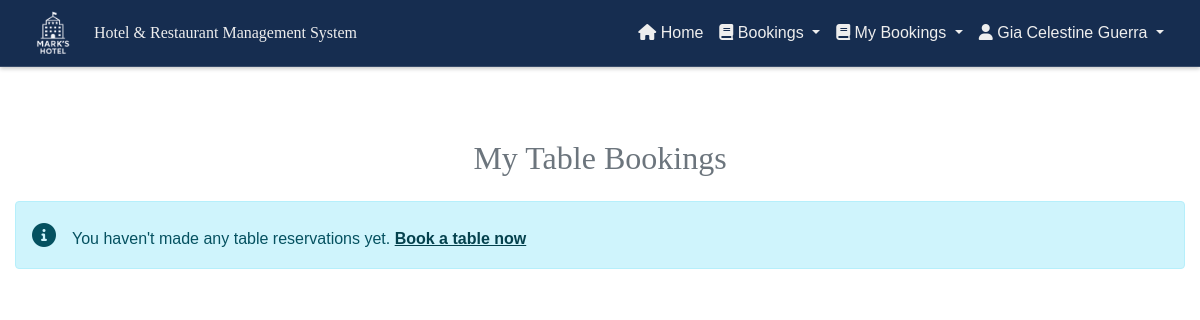
Before: /public/tableBookings.php (signed in) with the older database file.
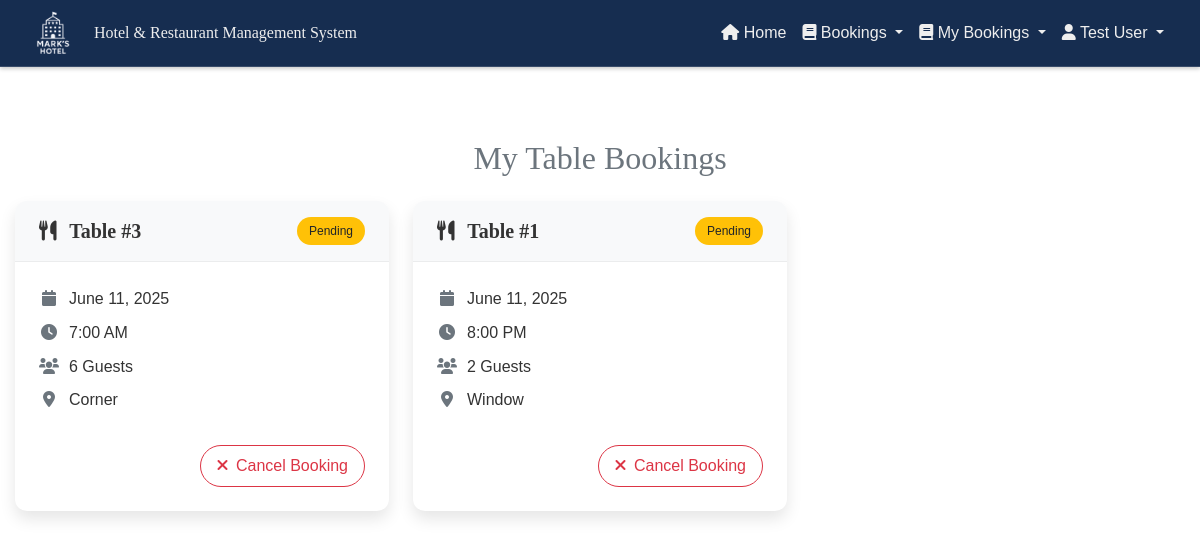
After: the same page with the newer database file.
### tables this page shows
CREATE TABLE `table_reservations` (
  `reservation_id` int(11) NOT NULL,
  `table_id` int(11) NOT NULL,
  `reservation_date` date NOT NULL,
  `time_slot` time NOT NULL,
  `guest_count` int(11) NOT NULL,
  `special_requests` text DEFAULT NULL,
  `user_id` int(11) NOT NULL,
  `status` enum('pending','done') DEFAULT 'pending'
);

CREATE TABLE `restaurant_tables` (
  `table_id` int(11) NOT NULL,
  `table_number` int(11) NOT NULL,
  `capacity` int(11) NOT NULL,
  `position_x` int(11) NOT NULL,
  `position_y` int(11) NOT NULL,
  `location` varchar(255) NOT NULL
);

### controllers/fetchTableReservations.php (called while the page is built, shortened)
<?php
function getTableBookings($con, $user_id) {
    try {
        $query = "SELECT
            tr.reservation_id,
            tr.reservation_date,
            tr.time_slot,
            tr.guest_count,
            tr.special_requests,
            tr.status,
            rt.table_number,
            rt.capacity,
            rt.location
        FROM table_reservations tr
        JOIN restaurant_tables rt ON tr.table_id = rt.table_id
        WHERE tr.user_id = ?
        ORDER BY tr.reservation_date DESC, tr.time_slot ASC";
        $stmt = mysqli_prepare($con, $query);
        mysqli_stmt_bind_param($stmt, "i", $user_id);
        mysqli_stmt_execute($stmt);
        $result = mysqli_stmt_get_result($stmt);
        return mysqli_fetch_all($result, MYSQLI_ASSOC);
    } catch (Exception $e) {
        $_SESSION['error'] = "Error fetching bookings: " . $e->getMessage();
        return [];
    }
}
function getStatusBadgeClass($status) {
    switch(strtolower($status)) {
        case 'pending':
            return 'bg-warning text-dark';
    }
}
?>

### public/tableBookings.php (the view, shortened to what this page needs)
<?php
include '../components/config.php';
include '../controllers/fetchTableReservations.php';
$user_id = $_SESSION['user_id'];
$bookings = getTableBookings($con, $user_id);
?>
<!DOCTYPE html>
<html lang="en">
<head>
    <link href="https://cdn.jsdelivr.net/npm/bootstrap@5.0.2/dist/css/bootstrap.min.css" rel="stylesheet">
    <link rel="stylesheet" href="https://cdnjs.cloudflare.com/ajax/libs/font-awesome/6.0.0-beta3/css/all.min.css" />
    <link rel="stylesheet" href="../css/customAdminHeader.css">
    <link rel="stylesheet" href="../css/clientNavbar.css">
    <link rel="stylesheet" href="../css/home.css">
    <link rel="stylesheet" href="../css/tableBooking.css">
    <link rel="stylesheet" href="https://unpkg.com/swiper/swiper-bundle.min.css">
</head>
<body>
    <?php include '../components/header.php'; ?>
    <div class="container mt-5">
        <h2 class="mb-4 mt-4 text-center card-title text-muted">My Table Bookings</h2>
        <div class="row g-4">
            <?php if (!empty($bookings)): ?>
                <?php foreach ($bookings as $booking): ?>
                    <div class="col-md-6 col-lg-4">
                        <div class="booking-card card h-100">
                            <div class="card-header-custom py-3 px-4 d-flex justify-content-between align-items-center">
                                <h5 class="mb-0 fw-bold">
                                    <i class="fas fa-utensils me-2"></i>
                                    Table #<?php echo htmlspecialchars($booking['table_number']); ?>
                                </h5>
                                <span class="status-badge badge <?php echo getStatusBadgeClass($booking['status']); ?>">
                                    <?php echo ucfirst(htmlspecialchars($booking['status'])); ?>
                                </span>
                            </div>
                            <div class="card-body p-4">
                                <div class="booking-details">
                                    <div class="booking-detail">
                                        <span class="table-icon"><i class="fas fa-calendar"></i></span>
                                        <span class="fw-medium"><?php echo date('F j, Y', strtotime($booking['reservation_date'])); ?></span>
                                    </div>
                                    <div class="booking-detail">
                                        <span class="table-icon"><i class="fas fa-clock"></i></span>
                                        <span><?php echo date('g:i A', strtotime($booking['time_slot'])); ?></span>
                                    </div>
                                    <div class="booking-detail">
                                        <span class="table-icon"><i class="fas fa-users"></i></span>
                                        <span><?php echo htmlspecialchars($booking['guest_count']); ?> Guests</span>
                                    </div>
                                    <div class="booking-detail">
                                        <span class="table-icon"><i class="fas fa-map-marker-alt"></i></span>
                                        <span><?php echo htmlspecialchars($booking['location']); ?></span>
                                    </div>
                                </div>
                            </div>
                            <?php if ($booking['status'] === 'pending'): ?>
                                <div class="card-footer bg-transparent border-0 px-4 pb-4 pt-0 text-end">
                                    <button class="btn btn-outline-danger btn-cancel cancel-booking"
                                            data-id="<?php echo $booking['reservation_id']; ?>">
                                        <i class="fas fa-times me-1"></i> Cancel Booking
                                    </button>
                                </div>
                            <?php endif; ?>
                        </div>
                    </div>
                <?php endforeach; ?>
            <?php else: ?>
                <div class="col-12">
                    <div class="alert alert-info d-flex align-items-center">
                        <i class="fas fa-info-circle fs-4 me-3"></i>
                        <div>
                            You haven't made any table reservations yet.
                            <a href="restaurantTableBooking.php" class="alert-link d-inline-block mt-2">Book a table now</a>
                        </div>
                    </div>
                </div>
            <?php endif; ?>
        </div>
    </div>
</body>
</html>

### components/header.php (shortened to what this page needs)
<nav class="navbar navbar-expand-lg custom-navbar">
    <div class="container-fluid">
        <img src="../images/final.png" alt="" class="me-3" style="height: 50px;">
        <a class="navbar-brand" id="navbarTitle" href="home.php">
        </a>
        <div class="collapse navbar-collapse" id="navbarNav">
            <ul class="navbar-nav ms-auto">
                <li class="nav-item">
                    <a class="nav-link" aria-current="page" href="home.php">
                        <i class="fas fa-home"></i> Home
                    </a>
                </li>
                <li class="nav-item dropdown">
                    <a class="nav-link dropdown-toggle" href="#" id="bookingsDropdown" role="button" data-bs-toggle="dropdown" aria-expanded="false">
                        <i class="fas fa-book"></i> Bookings
                    </a>
                </li>
                <li class="nav-item dropdown">
                    <a class="nav-link dropdown-toggle" href="#" id="bookingsDropdown" role="button" data-bs-toggle="dropdown" aria-expanded="false">
                        <i class="fas fa-book"></i> My Bookings
                    </a>
                </li>
                <li class="nav-item dropdown">
                    <a class="nav-link dropdown-toggle" href="#" id="userDropdown" role="button" data-bs-toggle="dropdown" aria-expanded="false">
                        <i class="fas fa-user"></i> <?php echo htmlspecialchars($_SESSION['name'] ?? 'User'); ?>
                    </a>
                </li>
            </ul>
        </div>
    </div>
</nav>

### css/customAdminHeader.css (style rules this page uses)
.custom-navbar { background-color: #162d50; border-bottom: 1px solid rgba(255, 255, 255, 0.15); box-shadow: 0 2px 4px rgba(0, 0, 0, 0.2); padding: 0.5rem 1rem; }
.custom-navbar .navbar-brand, .custom-navbar .nav-link, .custom-navbar .dropdown-toggle { color: #eee !important; font-weight: 500; font-size: 1rem; }

### css/clientNavbar.css (style rules this page uses)
* { margin: 0; padding: 0; box-sizing: border-box; }
.container { position: relative; z-index: 1; }

### css/home.css (style rules this page uses)
* { margin: 0; padding: 0; box-sizing: border-box; }
body { font-family: 'Arial', sans-serif; line-height: 1.6; color: #333; display: flex; flex-direction: column; min-height: 100vh; }
h1, h2, h3, h4, h5, h6 { font-family: 'Times New Roman', serif; font-weight: 500; }
.container { max-width: 1200px; margin: 0 auto; padding: 0 15px; }
.navbar-brand { color: #c9974c !important; font-family: 'Times New Roman', serif; font-weight: 600; }

### public/tableBookings.php (style rules this page uses)
.booking-card { border-radius: 12px; border: none; box-shadow: 0 0.5rem 1rem rgba(0, 0, 0, 0.1); transition: transform 0.3s ease; }
.card-header-custom { background-color: #f8f9fa; border-top-left-radius: 12px !important; border-top-right-radius: 12px !important; border-bottom: 1px solid rgba(0,0,0,0.05); }
.table-icon { color: #6c757d; width: 20px; text-align: center; margin-right: 10px; }
.booking-detail { display: flex; align-items: center; margin-bottom: 8px; }
.status-badge { font-weight: 500; padding: 0.5rem 0.75rem; border-radius: 50px; }
.btn-cancel { border-radius: 50px; padding: 8px 16px; font-weight: 500; }

Changed rows visible on the page:
added table_reservations: table.table_number "3", status "Pending", reservation_date "June 11, 2025", time_slot "7:00 AM", guest_count "6", table.location "Corner"
added table_reservations: table.table_number "1", status "Pending", reservation_date "June 11, 2025", time_slot "8:00 PM", guest_count "2", table.location "Window"
Other visible differences:
$_SESSION['name']: "Gia Celestine Guerra" → "Test User"
text no longer shown: "You haven't made any table reservations yet. Book a table now"
